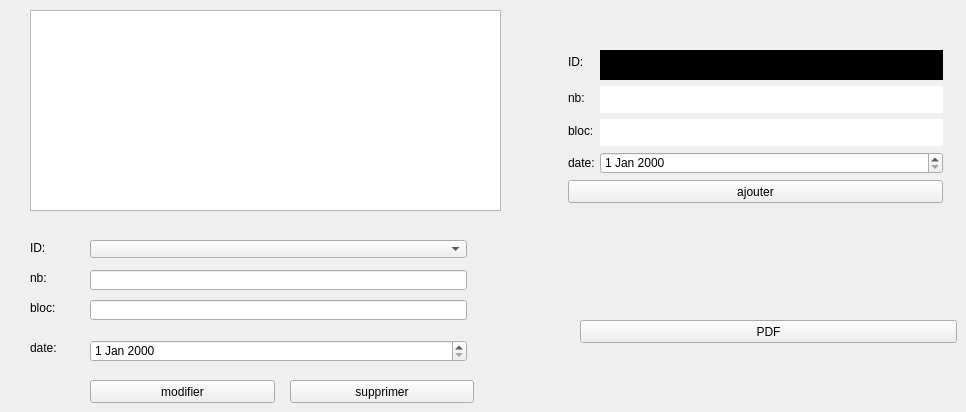
      <widget class="QWidget" name="tab_2">
       <attribute name="title">
        <string>CRUD</string>
       </attribute>
       <widget class="QLabel" name="label_54">
        <property name="geometry">
         <rect>
          <x>568</x>
          <y>152</y>
          <width>26</width>
          <height>22</height>
         </rect>
        </property>
        <property name="text">
         <string>date:</string>
        </property>
       </widget>
       <widget class="QLineEdit" name="nb_ajoutEsp">
        <property name="geometry">
         <rect>
          <x>600</x>
          <y>86</y>
          <width>343</width>
          <height>27</height>
         </rect>
        </property>
        <property name="styleSheet">
         <string notr="true">font: 14pt &quot;Times New Roman&quot;;</string>
        </property>
        <property name="frame">
         <bool>false</bool>
        </property>
       </widget>
       <widget class="QLabel" name="label_55">
        <property name="geometry">
         <rect>
          <x>568</x>
          <y>86</y>
          <width>17</width>
          <height>24</height>
         </rect>
        </property>
        <property name="text">
         <string>nb:</string>
        </property>
       </widget>
       <widget class="QLabel" name="label_56">
        <property name="geometry">
         <rect>
          <x>568</x>
          <y>50</y>
          <width>16</width>
          <height>24</height>
         </rect>
        </property>
        <property name="text">
         <string>ID:</string>
        </property>
       </widget>
       <widget class="QLineEdit" name="bloc_ajoutEsp">
        <property name="geometry">
         <rect>
          <x>600</x>
          <y>119</y>
          <width>343</width>
          <height>27</height>
         </rect>
        </property>
        <property name="styleSheet">
         <string notr="true">font: 14pt &quot;Times New Roman&quot;;</string>
        </property>
        <property name="frame">
         <bool>false</bool>
        </property>
       </widget>
       <widget class="QPushButton" name="pbAjoutEsp">
        <property name="geometry">
         <rect>
          <x>568</x>
          <y>180</y>
          <width>375</width>
          <height>23</height>
         </rect>
        </property>
        <property name="text">
         <string>ajouter</string>
        </property>
       </widget>
       <widget class="QLabel" name="label_57">
        <property name="geometry">
         <rect>
          <x>568</x>
          <y>119</y>
          <width>24</width>
          <height>24</height>
         </rect>
        </property>
        <property name="text">
         <string>bloc:</string>
        </property>
       </widget>
       <widget class="QDateEdit" name="date_ajoutEsp">
        <property name="geometry">
         <rect>
          <x>600</x>
          <y>152</y>
          <width>343</width>
          <height>22</height>
         </rect>
        </property>
       </widget>
       <widget class="QLineEdit" name="id_ajoutEsp">
        <property name="geometry">
         <rect>
          <x>600</x>
          <y>50</y>
          <width>343</width>
          <height>30</height>
         </rect>
        </property>
        <property name="styleSheet">
         <string notr="true">font: 16pt &quot;Times New Roman&quot;;
background-color: rgb(0, 0, 0);</string>
        </property>
        <property name="frame">
         <bool>false</bool>
        </property>
       </widget>
       <widget class="QTableView" name="tableAffich">
        <property name="geometry">
         <rect>
          <x>30</x>
          <y>10</y>
          <width>471</width>
          <height>201</height>
         </rect>
        </property>
       </widget>
       <widget class="QLabel" name="label_58">
        <property name="geometry">
         <rect>
          <x>30</x>
          <y>270</y>
          <width>41</width>
          <height>16</height>
         </rect>
        </property>
        <property name="text">
         <string>nb:</string>
        </property>
       </widget>
       <widget class="QLineEdit" name="bloc_modifEsp">
        <property name="geometry">
         <rect>
          <x>90</x>
          <y>300</y>
          <width>377</width>
          <height>20</height>
         </rect>
        </property>
       </widget>
       <widget class="QDateEdit" name="date_modifEsp">
        <property name="geometry">
         <rect>
          <x>90</x>
          <y>340</y>
          <width>377</width>
          <height>22</height>
         </rect>
        </property>
       </widget>
       <widget class="QPushButton" name="pbSuppr">
        <property name="geometry">
         <rect>
          <x>290</x>
          <y>380</y>
          <width>184</width>
          <height>23</height>
         </rect>
        </property>
        <property name="text">
         <string>supprimer</string>
        </property>
       </widget>
       <widget class="QComboBox" name="combo_modifEsp">
        <property name="geometry">
         <rect>
          <x>90</x>
          <y>240</y>
          <width>377</width>
          <height>18</height>
         </rect>
        </property>
       </widget>
       <widget class="QPushButton" name="pbModifEsp">
        <property name="geometry">
         <rect>
          <x>90</x>
          <y>380</y>
          <width>185</width>
          <height>23</height>
         </rect>
        </property>
        <property name="text">
         <string>modifier</string>
        </property>
       </widget>
       <widget class="QLabel" name="label_59">
        <property name="geometry">
         <rect>
          <x>30</x>
          <y>240</y>
          <width>41</width>
          <height>16</height>
         </rect>
        </property>
        <property name="text">
         <string>ID:</string>
        </property>
       </widget>
       <widget class="QLabel" name="label_60">
        <property name="geometry">
         <rect>
          <x>30</x>
          <y>340</y>
          <width>31</width>
          <height>16</height>
         </rect>
        </property>
        <property name="text">
         <string>date:</string>
        </property>
       </widget>
       <widget class="QLabel" name="label_61">
        <property name="geometry">
         <rect>
          <x>30</x>
          <y>300</y>
          <width>41</width>
          <height>16</height>
         </rect>
        </property>
        <property name="text">
         <string>bloc:</string>
        </property>
       </widget>
       <widget class="QLineEdit" name="nb_modifEsp">
        <property name="geometry">
         <rect>
          <x>90</x>
          <y>270</y>
          <width>377</width>
          <height>20</height>
         </rect>
        </property>
       </widget>
       <widget class="QPushButton" name="pbPDFEsp">
        <property name="geometry">
         <rect>
          <x>580</x>
          <y>320</y>
          <width>377</width>
          <height>23</height>
         </rect>
        </property>
        <property name="text">
         <string>PDF</string>
        </property>
       </widget>
      </widget>
